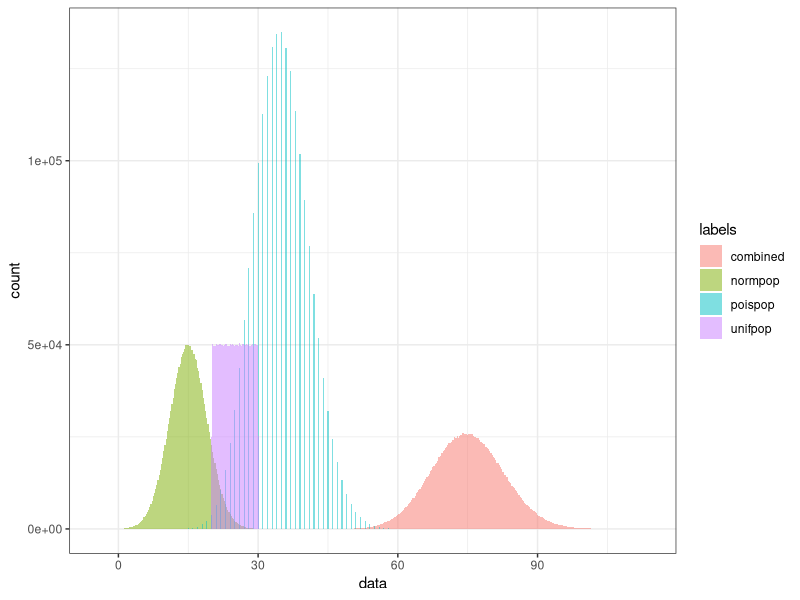

This chart was generated by the following R code:
## ---- chunk 1
NumbSims <- 2e6
## ---- chunk 2
unifpop <- runif(NumbSims, min=20, max=30)
poispop <- rpois(NumbSims, lambda = 35)
normpop <- rnorm(NumbSims, 15, 4)
tailoredpop <- sample(c(10,10,10,30,30,30,30,30,40), NumbSims, replace = TRUE)
## ---- chunk 3
combined <- unifpop + poispop + normpop
## ---- chunk 4
library(ggplot2)

plt <- ggplot(data.frame(data=c(combined, unifpop, poispop, normpop), labels=rep(c("combined", "unifpop", "poispop", "normpop"), rep(NumbSims,4))), aes(x=data)) +
  stat_bin(aes(fill=labels), position="identity", binwidth=0.25, alpha=0.5) +
  theme_bw()
plt
